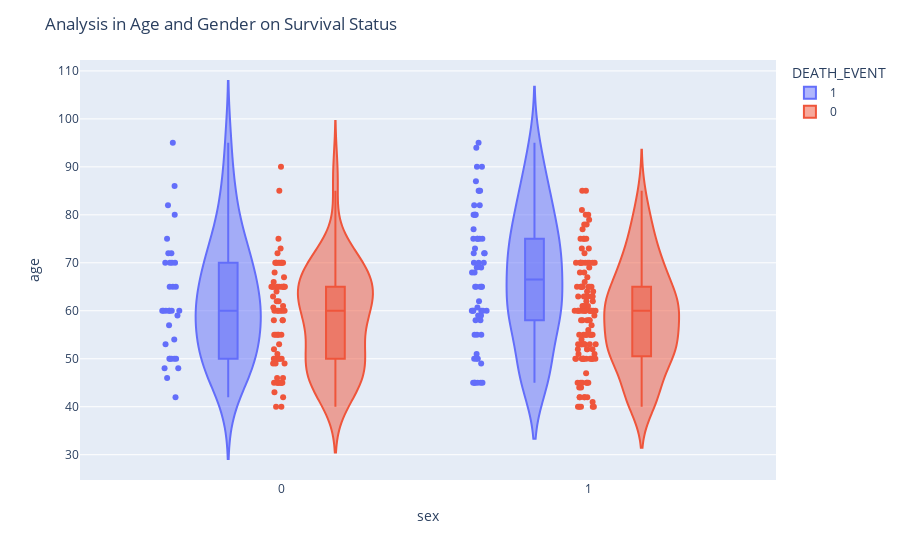

Notebook code cell kept with this figure:
### Code cell
fig=px.violin(data,y="age",x="sex",color="DEATH_EVENT",box=True,points="all",hover_data=data.columns)

fig.update_layout(title_text="Analysis in Age and Gender on Survival Status")
fig.show()

### Figure 1 — Plotly figure (JSON) as saved in the notebook; plotly's stock layout.template omitted (floating-point values rounded to 4 significant figures; data arrays with more than 128 entries replaced by an {"elided": "..."} marker saying what was removed)
{"data": [{"alignmentgroup": "True", "box": {"visible": true}, "customdata": {"elided": "96x13 float values"}, "hovertemplate": "DEATH_EVENT=%{customdata[12]}<br>sex=%{customdata[9]}<br>age=%{customdata[0]}<br>anaemia=%{customdata[1]}<br>creatinine_phosphokinase=%{customdata[2]}<br>diabetes=%{customdata[3]}<br>ejection_fraction=%{customdata[4]}<br>high_blood_pressure=%{customdata[5]}<br>platelets=%{customdata[6]}<br>serum_creatinine=%{customdata[7]}<br>serum_sodium=%{customdata[8]}<br>smoking=%{customdata[10]}<br>time=%{customdata[11]}<extra></extra>", "legendgroup": "1", "marker": {"color": "#636efa"}, "name": "1", "offsetgroup": "1", "orientation": "v", "points": "all", "scalegroup": "True", "showlegend": true, "type": "violin", "x": [1, 1, 1, 1, 0, 1, 1, 1, 0, 1, 1, 1, 1, 1, 1, 1, 1, 0, 0, 0, 1, 0, 1, 0, 1, 1, 1, 1, 1, 0, 1, 1, 1, 0, 0, 1, 0, 1, 0, 1, 1, 1, 1, 0, 1, 0, 0, 0, 0, 1, 1, 1, 1, 0, 1, 1, 0, 1, 0, 1, 1, 1, 1, 0, 0, 1, 0, 1, 0, 0, 1, 0, 1, 1, 1, 0, 0, 1, 0, 1, 1, 1, 1, 1, 1, 0, 0, 1, 1, 0, 0, 1, 0, 1, 1, 1], "x0": " ", "xaxis": "x", "y": [75, 55, 65, 50, 65, 90, 75, 60, 65, 80, 75, 62, 45, 50, 82, 87, 45, 70, 48, 65, 68, 75, 80, 95, 70, 58, 82, 94, 85, 50, 65, 69, 90, 82, 60, 70, 50, 70, 60, 50, 51, 60, 80, 57, 68, 53, 60, 70, 60, 95, 49, 72, 45, 50, 45, 60, 42, 72, 70, 65, 85, 69, 60, 60, 59, 60, 72, 85, 70, 86, 60, 46, 80, 72, 75, 72, 50, 45, 80, 59, 59, 65, 75, 58, 60.67, 50, 60, 45, 77, 48, 54, 73, 60, 55, 65, 55], "y0": " ", "yaxis": "y"}, {"alignmentgroup": "True", "box": {"visible": true}, "customdata": {"elided": "203x13 float values"}, "hovertemplate": "DEATH_EVENT=%{customdata[12]}<br>sex=%{customdata[9]}<br>age=%{customdata[0]}<br>anaemia=%{customdata[1]}<br>creatinine_phosphokinase=%{customdata[2]}<br>diabetes=%{customdata[3]}<br>ejection_fraction=%{customdata[4]}<br>high_blood_pressure=%{customdata[5]}<br>platelets=%{customdata[6]}<br>serum_creatinine=%{customdata[7]}<br>serum_sodium=%{customdata[8]}<br>smoking=%{customdata[10]}<br>time=%{customdata[11]}<extra></extra>", "legendgroup": "0", "marker": {"color": "#EF553B"}, "name": "0", "offsetgroup": "0", "orientation": "v", "points": "all", "scalegroup": "True", "showlegend": true, "type": "violin", "x": {"elided": "203 int values"}, "x0": " ", "xaxis": "x", "y": {"elided": "203 float values"}, "y0": " ", "yaxis": "y"}], "layout": {"legend": {"title": {"text": "DEATH_EVENT"}, "tracegroupgap": 0}, "margin": {"t": 60}, "title": {"text": "Analysis in Age and Gender on Survival Status"}, "violinmode": "group", "xaxis": {"anchor": "y", "domain": [0, 1], "title": {"text": "sex"}}, "yaxis": {"anchor": "x", "domain": [0, 1], "title": {"text": "age"}}}}
